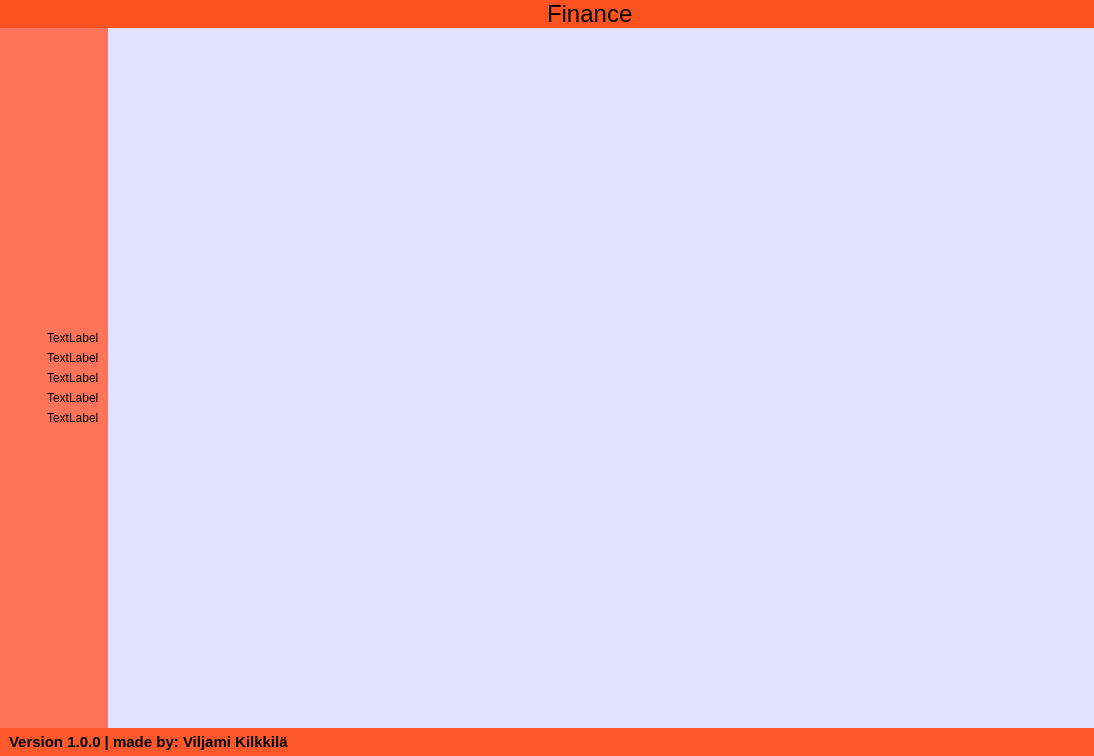
<?xml version="1.0" encoding="UTF-8"?>
<ui version="4.0">
 <class>MainWindow</class>
 <widget class="QMainWindow" name="MainWindow">
  <property name="geometry">
   <rect>
    <x>0</x>
    <y>0</y>
    <width>1094</width>
    <height>756</height>
   </rect>
  </property>
  <property name="sizePolicy">
   <sizepolicy hsizetype="Maximum" vsizetype="Maximum">
    <horstretch>0</horstretch>
    <verstretch>0</verstretch>
   </sizepolicy>
  </property>
  <property name="windowTitle">
   <string>MainWindow</string>
  </property>
  <widget class="QWidget" name="centralwidget">
   <property name="styleSheet">
    <string notr="true">border:none;
background-color: rgb(224, 226, 255);</string>
   </property>
   <layout class="QVBoxLayout" name="verticalLayout">
    <property name="spacing">
     <number>0</number>
    </property>
    <property name="leftMargin">
     <number>0</number>
    </property>
    <property name="topMargin">
     <number>0</number>
    </property>
    <property name="rightMargin">
     <number>0</number>
    </property>
    <property name="bottomMargin">
     <number>0</number>
    </property>
    <item alignment="Qt::AlignTop">
     <widget class="QFrame" name="header_frame">
      <property name="minimumSize">
       <size>
        <width>0</width>
        <height>24</height>
       </size>
      </property>
      <property name="styleSheet">
       <string notr="true">background-color: rgb(255, 82, 33);</string>
      </property>
      <property name="frameShape">
       <enum>QFrame::NoFrame</enum>
      </property>
      <property name="frameShadow">
       <enum>QFrame::Raised</enum>
      </property>
      <layout class="QHBoxLayout" name="horizontalLayout">
       <property name="spacing">
        <number>0</number>
       </property>
       <property name="leftMargin">
        <number>0</number>
       </property>
       <property name="topMargin">
        <number>0</number>
       </property>
       <property name="rightMargin">
        <number>0</number>
       </property>
       <property name="bottomMargin">
        <number>0</number>
       </property>
       <item alignment="Qt::AlignLeft">
        <widget class="QFrame" name="header_left">
         <property name="frameShape">
          <enum>QFrame::StyledPanel</enum>
         </property>
         <property name="frameShadow">
          <enum>QFrame::Raised</enum>
         </property>
         <layout class="QHBoxLayout" name="horizontalLayout_5">
          <property name="spacing">
           <number>0</number>
          </property>
          <property name="leftMargin">
           <number>6</number>
          </property>
          <property name="topMargin">
           <number>4</number>
          </property>
          <property name="rightMargin">
           <number>0</number>
          </property>
          <property name="bottomMargin">
           <number>4</number>
          </property>
          <item alignment="Qt::AlignLeft">
           <widget class="QPushButton" name="pushButton_4">
            <property name="text">
             <string/>
            </property>
            <property name="icon">
             <iconset resource="../Vuokra-Vahti/views/icons/feather.qrc">
              <normaloff>:/feather/feather/8666790_list_checklist.svg</normaloff>:/feather/feather/8666790_list_checklist.svg</iconset>
            </property>
            <property name="iconSize">
             <size>
              <width>32</width>
              <height>32</height>
             </size>
            </property>
           </widget>
          </item>
         </layout>
        </widget>
       </item>
       <item>
        <widget class="QFrame" name="header_center">
         <property name="frameShape">
          <enum>QFrame::StyledPanel</enum>
         </property>
         <property name="frameShadow">
          <enum>QFrame::Raised</enum>
         </property>
         <layout class="QHBoxLayout" name="horizontalLayout_4">
          <property name="spacing">
           <number>0</number>
          </property>
          <property name="leftMargin">
           <number>0</number>
          </property>
          <property name="topMargin">
           <number>0</number>
          </property>
          <property name="rightMargin">
           <number>0</number>
          </property>
          <property name="bottomMargin">
           <number>0</number>
          </property>
          <item alignment="Qt::AlignRight">
           <widget class="QLabel" name="label_2">
            <property name="text">
             <string/>
            </property>
            <property name="pixmap">
             <pixmap resource="../Vuokra-Vahti/views/icons/feather.qrc">:/feather/feather/8666589_dollar_sign.svg</pixmap>
            </property>
           </widget>
          </item>
          <item alignment="Qt::AlignLeft">
           <widget class="QLabel" name="label">
            <property name="font">
             <font>
              <pointsize>18</pointsize>
             </font>
            </property>
            <property name="text">
             <string>Finance</string>
            </property>
           </widget>
          </item>
         </layout>
        </widget>
       </item>
       <item alignment="Qt::AlignRight">
        <widget class="QFrame" name="header_right">
         <property name="frameShape">
          <enum>QFrame::StyledPanel</enum>
         </property>
         <property name="frameShadow">
          <enum>QFrame::Raised</enum>
         </property>
         <layout class="QHBoxLayout" name="horizontalLayout_2">
          <property name="spacing">
           <number>6</number>
          </property>
          <property name="leftMargin">
           <number>0</number>
          </property>
          <property name="topMargin">
           <number>0</number>
          </property>
          <property name="rightMargin">
           <number>0</number>
          </property>
          <property name="bottomMargin">
           <number>0</number>
          </property>
          <item>
           <widget class="QPushButton" name="pushButton">
            <property name="sizePolicy">
             <sizepolicy hsizetype="Fixed" vsizetype="Fixed">
              <horstretch>0</horstretch>
              <verstretch>0</verstretch>
             </sizepolicy>
            </property>
            <property name="text">
             <string/>
            </property>
            <property name="icon">
             <iconset resource="../Vuokra-Vahti/views/icons/feather.qrc">
              <normaloff>:/feather/feather/8666820_delete_remove_minus.svg</normaloff>:/feather/feather/8666820_delete_remove_minus.svg</iconset>
            </property>
            <property name="iconSize">
             <size>
              <width>24</width>
              <height>24</height>
             </size>
            </property>
           </widget>
          </item>
          <item>
           <widget class="QPushButton" name="pushButton_2">
            <property name="sizePolicy">
             <sizepolicy hsizetype="Fixed" vsizetype="Fixed">
              <horstretch>0</horstretch>
              <verstretch>0</verstretch>
             </sizepolicy>
            </property>
            <property name="text">
             <string/>
            </property>
            <property name="icon">
             <iconset resource="../Vuokra-Vahti/views/icons/feather.qrc">
              <normaloff>:/feather/feather/8666706_copy.svg</normaloff>:/feather/feather/8666706_copy.svg</iconset>
            </property>
            <property name="iconSize">
             <size>
              <width>24</width>
              <height>24</height>
             </size>
            </property>
           </widget>
          </item>
          <item>
           <widget class="QPushButton" name="pushButton_3">
            <property name="enabled">
             <bool>true</bool>
            </property>
            <property name="sizePolicy">
             <sizepolicy hsizetype="Fixed" vsizetype="Fixed">
              <horstretch>0</horstretch>
              <verstretch>0</verstretch>
             </sizepolicy>
            </property>
            <property name="text">
             <string/>
            </property>
            <property name="icon">
             <iconset resource="../Vuokra-Vahti/views/icons/feather.qrc">
              <normaloff>:/feather/feather/8666595_x.svg</normaloff>:/feather/feather/8666595_x.svg</iconset>
            </property>
            <property name="iconSize">
             <size>
              <width>24</width>
              <height>24</height>
             </size>
            </property>
            <property name="shortcut">
             <string/>
            </property>
           </widget>
          </item>
         </layout>
        </widget>
       </item>
      </layout>
     </widget>
    </item>
    <item>
     <widget class="QFrame" name="main_body_frame">
      <property name="sizePolicy">
       <sizepolicy hsizetype="Preferred" vsizetype="MinimumExpanding">
        <horstretch>0</horstretch>
        <verstretch>0</verstretch>
       </sizepolicy>
      </property>
      <property name="frameShape">
       <enum>QFrame::NoFrame</enum>
      </property>
      <property name="frameShadow">
       <enum>QFrame::Raised</enum>
      </property>
      <layout class="QHBoxLayout" name="horizontalLayout_6">
       <property name="spacing">
        <number>0</number>
       </property>
       <property name="leftMargin">
        <number>0</number>
       </property>
       <property name="topMargin">
        <number>0</number>
       </property>
       <property name="rightMargin">
        <number>0</number>
       </property>
       <property name="bottomMargin">
        <number>0</number>
       </property>
       <item alignment="Qt::AlignLeft">
        <widget class="QFrame" name="left_menu_frame">
         <property name="sizePolicy">
          <sizepolicy hsizetype="Preferred" vsizetype="Minimum">
           <horstretch>0</horstretch>
           <verstretch>0</verstretch>
          </sizepolicy>
         </property>
         <property name="styleSheet">
          <string notr="true">background-color: rgb(254, 116, 88);</string>
         </property>
         <property name="frameShape">
          <enum>QFrame::StyledPanel</enum>
         </property>
         <property name="frameShadow">
          <enum>QFrame::Raised</enum>
         </property>
         <layout class="QVBoxLayout" name="verticalLayout_2">
          <item>
           <layout class="QGridLayout" name="gridLayout">
            <property name="horizontalSpacing">
             <number>-1</number>
            </property>
            <item row="0" column="0">
             <widget class="QPushButton" name="pushButton_5">
              <property name="text">
               <string/>
              </property>
              <property name="icon">
               <iconset resource="../Vuokra-Vahti/views/icons/feather.qrc">
                <normaloff>:/feather/feather/8666611_send.svg</normaloff>:/feather/feather/8666611_send.svg</iconset>
              </property>
              <property name="iconSize">
               <size>
                <width>24</width>
                <height>24</height>
               </size>
              </property>
             </widget>
            </item>
            <item row="2" column="0">
             <widget class="QPushButton" name="pushButton_6">
              <property name="text">
               <string/>
              </property>
              <property name="icon">
               <iconset resource="../Vuokra-Vahti/views/icons/feather.qrc">
                <normaloff>:/feather/feather/8666640_pin_map.svg</normaloff>:/feather/feather/8666640_pin_map.svg</iconset>
              </property>
              <property name="iconSize">
               <size>
                <width>24</width>
                <height>24</height>
               </size>
              </property>
             </widget>
            </item>
            <item row="1" column="0">
             <widget class="QPushButton" name="pushButton_7">
              <property name="text">
               <string/>
              </property>
              <property name="icon">
               <iconset resource="../Vuokra-Vahti/views/icons/feather.qrc">
                <normaloff>:/feather/feather/8666620_database.svg</normaloff>:/feather/feather/8666620_database.svg</iconset>
              </property>
              <property name="iconSize">
               <size>
                <width>24</width>
                <height>24</height>
               </size>
              </property>
             </widget>
            </item>
            <item row="2" column="1">
             <widget class="QLabel" name="label_5">
              <property name="lineWidth">
               <number>0</number>
              </property>
              <property name="text">
               <string>TextLabel</string>
              </property>
             </widget>
            </item>
            <item row="0" column="1">
             <widget class="QLabel" name="label_7">
              <property name="text">
               <string>TextLabel</string>
              </property>
             </widget>
            </item>
            <item row="1" column="1">
             <widget class="QLabel" name="label_6">
              <property name="text">
               <string>TextLabel</string>
              </property>
             </widget>
            </item>
            <item row="3" column="0">
             <widget class="QPushButton" name="pushButton_8">
              <property name="text">
               <string/>
              </property>
              <property name="icon">
               <iconset resource="../Vuokra-Vahti/views/icons/feather.qrc">
                <normaloff>:/feather/feather/8666759_layers_layer.svg</normaloff>:/feather/feather/8666759_layers_layer.svg</iconset>
              </property>
              <property name="iconSize">
               <size>
                <width>24</width>
                <height>24</height>
               </size>
              </property>
             </widget>
            </item>
            <item row="4" column="0">
             <widget class="QPushButton" name="pushButton_9">
              <property name="text">
               <string/>
              </property>
              <property name="icon">
               <iconset resource="../Vuokra-Vahti/views/icons/feather.qrc">
                <normaloff>:/feather/feather/8666586_cloud_drizzle.svg</normaloff>:/feather/feather/8666586_cloud_drizzle.svg</iconset>
              </property>
              <property name="iconSize">
               <size>
                <width>24</width>
                <height>24</height>
               </size>
              </property>
             </widget>
            </item>
            <item row="3" column="1">
             <widget class="QLabel" name="label_8">
              <property name="text">
               <string>TextLabel</string>
              </property>
             </widget>
            </item>
            <item row="4" column="1">
             <widget class="QLabel" name="label_9">
              <property name="text">
               <string>TextLabel</string>
              </property>
             </widget>
            </item>
           </layout>
          </item>
         </layout>
        </widget>
       </item>
       <item>
        <widget class="QFrame" name="center_main_frame">
         <property name="sizePolicy">
          <sizepolicy hsizetype="MinimumExpanding" vsizetype="Preferred">
           <horstretch>0</horstretch>
           <verstretch>0</verstretch>
          </sizepolicy>
         </property>
         <property name="frameShape">
          <enum>QFrame::StyledPanel</enum>
         </property>
         <property name="frameShadow">
          <enum>QFrame::Raised</enum>
         </property>
         <widget class="QStackedWidget" name="stackedWidget">
          <property name="geometry">
           <rect>
            <x>-80</x>
            <y>0</y>
            <width>1041</width>
            <height>681</height>
           </rect>
          </property>
          <property name="sizePolicy">
           <sizepolicy hsizetype="MinimumExpanding" vsizetype="MinimumExpanding">
            <horstretch>0</horstretch>
            <verstretch>0</verstretch>
           </sizepolicy>
          </property>
          <widget class="QWidget" name="page"/>
          <widget class="QWidget" name="page_2"/>
         </widget>
        </widget>
       </item>
       <item alignment="Qt::AlignRight">
        <widget class="QFrame" name="right_info_frame">
         <property name="frameShape">
          <enum>QFrame::StyledPanel</enum>
         </property>
         <property name="frameShadow">
          <enum>QFrame::Raised</enum>
         </property>
        </widget>
       </item>
      </layout>
     </widget>
    </item>
    <item alignment="Qt::AlignBottom">
     <widget class="QFrame" name="footer_frame">
      <property name="styleSheet">
       <string notr="true">background-color: rgb(254, 88, 44);</string>
      </property>
      <property name="frameShape">
       <enum>QFrame::NoFrame</enum>
      </property>
      <property name="frameShadow">
       <enum>QFrame::Raised</enum>
      </property>
      <layout class="QHBoxLayout" name="horizontalLayout_7">
       <property name="spacing">
        <number>0</number>
       </property>
       <property name="leftMargin">
        <number>0</number>
       </property>
       <property name="topMargin">
        <number>0</number>
       </property>
       <property name="rightMargin">
        <number>0</number>
       </property>
       <property name="bottomMargin">
        <number>0</number>
       </property>
       <item alignment="Qt::AlignLeft">
        <widget class="QFrame" name="left_footer_frame">
         <property name="frameShape">
          <enum>QFrame::StyledPanel</enum>
         </property>
         <property name="frameShadow">
          <enum>QFrame::Raised</enum>
         </property>
         <layout class="QHBoxLayout" name="horizontalLayout_8">
          <property name="topMargin">
           <number>5</number>
          </property>
          <property name="bottomMargin">
           <number>5</number>
          </property>
          <item alignment="Qt::AlignRight">
           <widget class="QLabel" name="label_4">
            <property name="font">
             <font>
              <pointsize>11</pointsize>
              <bold>true</bold>
             </font>
            </property>
            <property name="text">
             <string>Version 1.0.0 | made by: Viljami Kilkkilä</string>
            </property>
           </widget>
          </item>
         </layout>
        </widget>
       </item>
       <item>
        <widget class="QFrame" name="center_footer_frame">
         <property name="frameShape">
          <enum>QFrame::StyledPanel</enum>
         </property>
         <property name="frameShadow">
          <enum>QFrame::Raised</enum>
         </property>
        </widget>
       </item>
       <item alignment="Qt::AlignRight|Qt::AlignBottom">
        <widget class="QFrame" name="right_footer_frame">
         <property name="minimumSize">
          <size>
           <width>5</width>
           <height>5</height>
          </size>
         </property>
         <property name="frameShape">
          <enum>QFrame::StyledPanel</enum>
         </property>
         <property name="frameShadow">
          <enum>QFrame::Raised</enum>
         </property>
        </widget>
       </item>
      </layout>
     </widget>
    </item>
   </layout>
  </widget>
 </widget>
 <resources>
  <include location="../Vuokra-Vahti/views/icons/feather.qrc"/>
 </resources>
 <connections/>
</ui>
